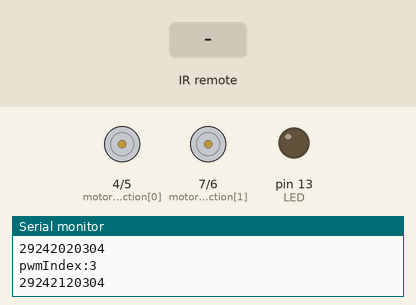
Simulated run of this sketch. Board: Arduino Uno, built with avr-gcc and run on an emulated ATmega328P. Shown: direction and speed pins drawn as motors (green arrow = direction pin HIGH = forward, orange = LOW = backward, longer = more drive), output pins drawn as LEDs (lit = HIGH), the last lines printed to the serial monitor. The test bench sets the inputs (shaded band).

Above: at 1.2 s.
1.3 s: infrared code 0xA15 received
At 2.7 s:
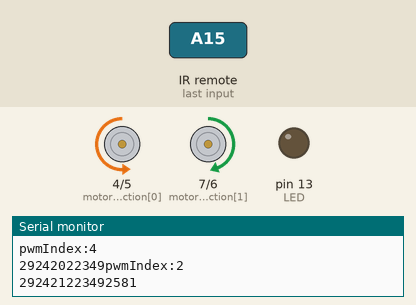
3.0 s: infrared code 0xA16 received
At 3.1 s:
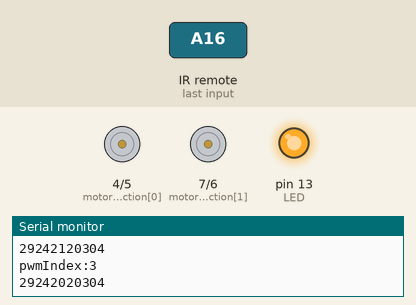
4.7 s: infrared code 0xA12 received
At 5.3 s:
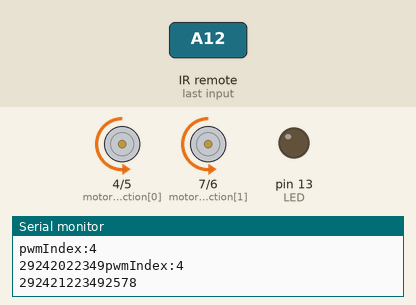
6.4 s: infrared code 0xA15 received
At 7.8 s:
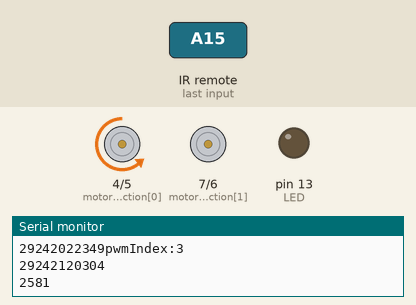
8.1 s: infrared code 0xA12 received
At 9.1 s:
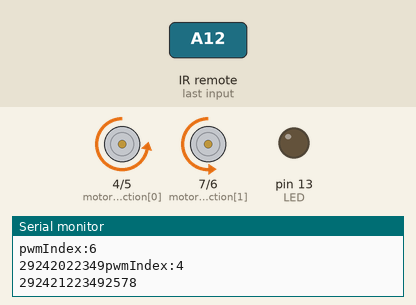
Timing chart, 0 to 10.8 s (numbered marks = the images above; inputs shaded):
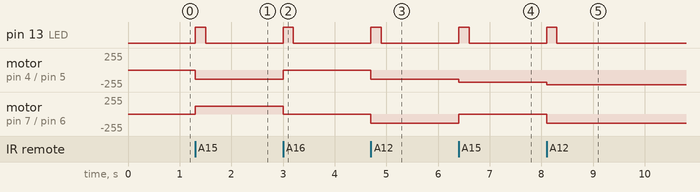

Measured:
- after the input at 1.3 s, pin 13 (LED): LOW → HIGH at once, → LOW 0.20 s later; motor on pin 4 (motor_pin_direction[0]) / pin 5 (motor_pin_pwm[0]): stopped → backward 140/255 at once; motor on pin 7 (motor_pin_direction[1]) / pin 6 (motor_pin_pwm[1]): stopped → forward 115/255 at once
- after the input at 3.0 s, pin 13 (LED): LOW → HIGH at once, → LOW 0.20 s later; motor on pin 4 (motor_pin_direction[0]) / pin 5 (motor_pin_pwm[0]): backward 140/255 → stopped at once; motor on pin 7 (motor_pin_direction[1]) / pin 6 (motor_pin_pwm[1]): forward 115/255 → stopped at once
- after the input at 4.7 s, pin 13 (LED): LOW → HIGH at once, → LOW 0.20 s later; motor on pin 4 (motor_pin_direction[0]) / pin 5 (motor_pin_pwm[0]), motor on pin 7 (motor_pin_direction[1]) / pin 6 (motor_pin_pwm[1]): stopped → backward 140/255 at once
- after the input at 6.4 s, pin 13 (LED): LOW → HIGH at once, → LOW 0.20 s later; motor on pin 4 (motor_pin_direction[0]) / pin 5 (motor_pin_pwm[0]): backward 140/255 → backward 180/255 at once; motor on pin 7 (motor_pin_direction[1]) / pin 6 (motor_pin_pwm[1]): backward 140/255 → stopped at once
- after the input at 8.1 s, pin 13 (LED): LOW → HIGH at once, → LOW 0.20 s later; motor on pin 4 (motor_pin_direction[0]) / pin 5 (motor_pin_pwm[0]): backward 180/255 → backward 220/255 at once; motor on pin 7 (motor_pin_direction[1]) / pin 6 (motor_pin_pwm[1]): stopped → backward 140/255 at once

The sketch:

ir_hunday_easypwm_motor_01.ino
```cpp
#include <IRremote.h>

int RECV_PIN = 12;

IRrecv irrecv(RECV_PIN);

decode_results results;

const byte LED = 13;

const int MAX_PWM_SETS = 7;
const int PWM_ZERO_INDEX = 3;
int pwm_sets[7] = {35, 75, 115, 0, 140, 180, 220};

//Motor LEFT
const int MLEFT = 0;
//Motor RIGHT
const int MRIGHT = 1;
const byte motor_pin_pwm[2] = {5, 6};
const byte motor_pin_direction[2] = {4, 7};

int motor_pwm_index[2] = {PWM_ZERO_INDEX, PWM_ZERO_INDEX};

//pin change interrupt service routine
//for pins in pingroup 0
ISR (PCINT0_vect)
 {
 // handle pin change interrupt for D8 to D13 here

 }  // end of PCINT0_vect

//pin change interrupt service routine
//for pins in pingroup 1
ISR (PCINT1_vect)
 {
 // handle pin change interrupt for A0 to A5 here
 }  // end of PCINT1_vect

//pin change interrupt service routine
//for pins in pingroup 2
ISR (PCINT2_vect)
 {
 // handle pin change interrupt for D0 to D7 here
 // http://electronics.stackexchange.com/questions/50380/determining-which-pin-triggered-a-pcintn-interrupt

 }  // end of PCINT2_vect

ISR(TIMER1_COMPA_vect)
{

}

/*
https://sites.google.com/site/qeewiki/books/avr-guide/external-interrupts-on-the-atmega328

PCICR  Pin Change Interrupt Control Register
PCIFR  Pin Change Interrupt Flag Register
PCMSKn Pin Change Mask Register 0-2

The PCIEx bits in the PCICR registers enable
External Interrupts and tells the MCU to check
PCMSKx on a pin change state.

When a pin changes states (HIGH to LOW, or LOW to HIGH)
and the corresponding PCINTx bit in the PCMSKx register
is HIGH the corresponding PCIFx bit in the PCIFR register
is set to HIGH and the MCU jumps to the corresponding
Interrupt vector.
PORTx is for sending a value out to the port when it is set as an output.
PINx is for use in getting the current value from the port when it is set as an input.
PORTx also sets the state of the internal pull-up resistors when the port is set to input.
And on more recent models, writing to PINx will toggle the value of the pins (the PORTx value)


  // pin change interrupt (example for D9)
  PCMSK0 |= bit (PCINT1);  // want pin 9
  PCIFR  |= bit (PCIF0);   // clear any outstanding interrupts
  PCICR  |= bit (PCIE0);   // enable pin change interrupts for D8 to D13

PIN       CHANGE NAME(MASK /
D0	  PCINT16 (PCMSK2 / PCIF2 / PCIE2) PORTD, PIND, PD0
D1	  PCINT17 (PCMSK2 / PCIF2 / PCIE2) PORTD, PIND, PD1
D2	  PCINT18 (PCMSK2 / PCIF2 / PCIE2) PORTD, PIND, PD2
D3	  PCINT19 (PCMSK2 / PCIF2 / PCIE2) PORTD, PIND, PD3
D4	  PCINT20 (PCMSK2 / PCIF2 / PCIE2) PORTD, PIND, PD4
D5	  PCINT21 (PCMSK2 / PCIF2 / PCIE2) PORTD, PIND, PD5
D6	  PCINT22 (PCMSK2 / PCIF2 / PCIE2) PORTD, PIND, PD6
D7	  PCINT23 (PCMSK2 / PCIF2 / PCIE2) PORTD, PIND, PD7
D8	  PCINT0  (PCMSK0 / PCIF0 / PCIE0) PORTB, PINB, PB0
D9	  PCINT1  (PCMSK0 / PCIF0 / PCIE0) PORTB, PINB, PB1
D10	  PCINT2  (PCMSK0 / PCIF0 / PCIE0) PORTB, PINB, PB2
D11	  PCINT3  (PCMSK0 / PCIF0 / PCIE0) PORTB, PINB, PB3
D12	  PCINT4  (PCMSK0 / PCIF0 / PCIE0) PORTB, PINB, PB4
D13	  PCINT5  (PCMSK0 / PCIF0 / PCIE0) PORTB, PINB, PB5
A0	  PCINT8  (PCMSK1 / PCIF1 / PCIE1) PORTC, PINC, PC0
A1	  PCINT9  (PCMSK1 / PCIF1 / PCIE1) PORTC, PINC, PC1
A2	  PCINT10 (PCMSK1 / PCIF1 / PCIE1) PORTC, PINC, PC2
A3	  PCINT11 (PCMSK1 / PCIF1 / PCIE1) PORTC, PINC, PC3
A4	  PCINT12 (PCMSK1 / PCIF1 / PCIE1) PORTC, PINC, PC4
A5	  PCINT13 (PCMSK1 / PCIF1 / PCIE1) PORTC, PINC, PC5
*/

void setupPinChangeInterrupt(){
// PCICR  Pin Change Interrupt Control Register
// PCIFR  Pin Change Interrupt Flag Register
// PCMSKn Pin Change Mask Register 0-2

  //set the appropriate pin in the pingroup
  //pingroups: 0, 1, 2
  //D4 - D5 :
  // pin change interrupt (example for D9)
  PCMSK2 |= bit (PCINT20) | bit (PCINT21);
  PCIFR  |= bit (PCIF2);   // clear any outstanding interrupts
  PCICR  |= bit (PCIE2);   // enable pin change interrupts
}

void setupTimer1Interrupt(unsigned int compare) {
  //http://www.gammon.com.au/forum/?id=11488
  // set up Timer 1
  TCCR1A = 0;          // normal operation
  //TCCR1B = bit(WGM12) | bit(CS10);   // CTC, no pre-scaling
  TCCR1B = bit(WGM12) | bit(CS10) | bit (CS12);   // CTC, scale to clock / 1024
  OCR1A =  compare;       // compare A register value ((compare + 1) * clock speed / 1024)
  TIMSK1 = bit (OCIE1A);             // interrupt on Compare A Match

}

void setupMotors() {
  pinMode(motor_pin_direction[MLEFT], OUTPUT);
  pinMode(motor_pin_direction[MRIGHT], OUTPUT);

  pinMode(motor_pin_pwm[MLEFT], OUTPUT);
  pinMode(motor_pin_pwm[MRIGHT], OUTPUT);

  setMotorAbsoluteSpeed(MLEFT, PWM_ZERO_INDEX);
  setMotorAbsoluteSpeed(MRIGHT, PWM_ZERO_INDEX);
}

void setMotorVelocity(bool up) {
  if (up) {
    if ((motor_pwm_index[MLEFT] <= MAX_PWM_SETS) && (motor_pwm_index[MRIGHT] <= MAX_PWM_SETS)) {
      setMotorRelativeSpeed(MLEFT, 1);
      setMotorRelativeSpeed(MRIGHT, 1);
    }
  }
  else {
    if ((motor_pwm_index[MLEFT] > -1) && (motor_pwm_index[MRIGHT] > -1)) {
      setMotorRelativeSpeed(MLEFT, -1);
      setMotorRelativeSpeed(MRIGHT, -1);
    }
  }
}

void setMotorDirection(bool right) {
  if (right) {
    if ((motor_pwm_index[MRIGHT] > -1) && (motor_pwm_index[MLEFT] <= MAX_PWM_SETS)) {
      setMotorRelativeSpeed(MRIGHT, 1);
      setMotorRelativeSpeed(MLEFT, -1);
    }
  }
  else {
    if ((motor_pwm_index[MLEFT] > -1) && (motor_pwm_index[MRIGHT] <= MAX_PWM_SETS)) {
      setMotorRelativeSpeed(MLEFT,  1);
      setMotorRelativeSpeed(MRIGHT,-1);
    }
  }
}

void setMotorRelativeSpeed(byte motor, int relIndex) {
  short index = motor_pwm_index[motor] + relIndex;
  setMotorAbsoluteSpeed(motor, index);
}


void setMotorAbsoluteSpeed(byte motor, int pwmIndex) {
  Serial.print("pwmIndex:");
  Serial.println(pwmIndex);

  if ((pwmIndex < -1) || (pwmIndex > MAX_PWM_SETS)) {
    return;
  }
  Serial.print('motor:');
  Serial.print(motor);

  motor_pwm_index[motor] = pwmIndex;

  if (pwmIndex >= MAX_PWM_SETS) {
    //FFWD MAX SPEED
    Serial.println('FFWD');
    digitalWrite(motor_pin_pwm[motor], HIGH);
    digitalWrite(motor_pin_direction[motor], LOW);
  }
  else if (pwmIndex < 0) {
    //BACKWD MAX SPEED
    Serial.println('BWRD');
    digitalWrite(motor_pin_pwm[motor], LOW);
    digitalWrite(motor_pin_direction[motor], HIGH);
  }
  else if (pwmIndex == PWM_ZERO_INDEX) {
    //STOP
    Serial.println('STOP');
    digitalWrite(motor_pin_pwm[motor], LOW);
    digitalWrite(motor_pin_direction[motor], LOW);
  }
  else {
    Serial.print('PWM');
    analogWrite(motor_pin_pwm[motor], pwm_sets[pwmIndex]);
    digitalWrite(motor_pin_direction[motor], (pwmIndex > PWM_ZERO_INDEX) ? LOW:HIGH);
  }
}

void setup() {
  Serial.begin(9600);

  irrecv.enableIRIn(); // Start the receiver

  pinMode (LED, OUTPUT);

  //setupTimer1Interrupt(30);
  //setupPinChangeInterrupt();
  setupMotors();

}  // end of setup

void loop() {

  //digitalWrite(LED, (directionCW) ? HIGH : LOW);
  //pingResult = sonar.ping();
  if (irrecv.decode(&results)) {
    if (results.value == 2581 || results.value == 533) {
      //left
      Serial.println("L");
      setMotorDirection(false);
     }
    if (results.value == 2582 || results.value == 534) {
      //right
      Serial.println("R");
      setMotorDirection(true);
     }
    if (results.value == 2578 || results.value == 530) {
      //up
      Serial.println("UP");
      setMotorVelocity(true);
    }
    if (results.value == 2579 || results.value == 531) {
      //down
      Serial.println("DOWN");
      setMotorVelocity(false);
    }
    digitalWrite(LED, HIGH);
    delay(200);
    digitalWrite(LED, LOW);

    Serial.println(results.value);
    irrecv.resume(); // Receive the next value
  }


  //Serial.print("Ping:");
  //Serial.println(pingResult);
}
```
